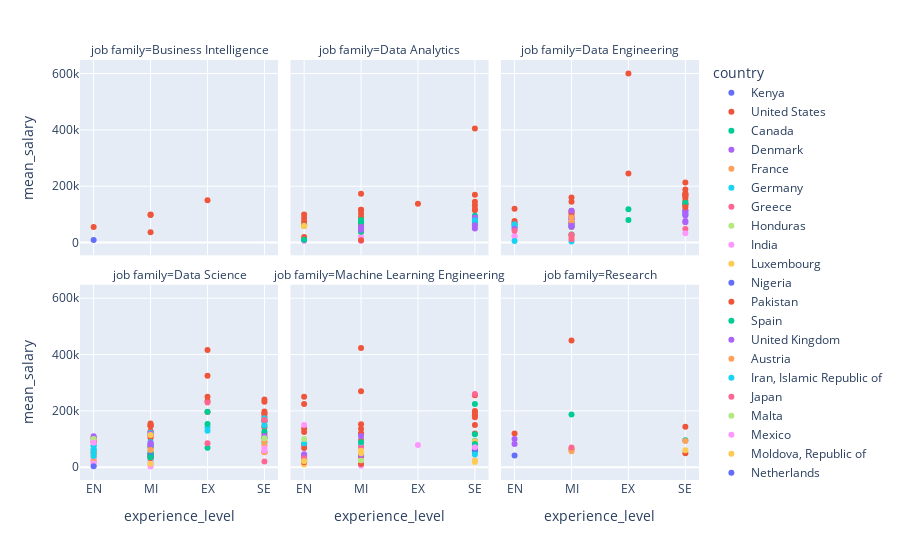

The notebook cell this image was saved under:
### Code cell
# Créer le graphique en treillis
fig = px.scatter(salaries_df, x="experience_level", y="mean_salary",
                 color="country", facet_col="job family",
                 facet_col_wrap=3)

# Afficher le graphique
fig.show()
